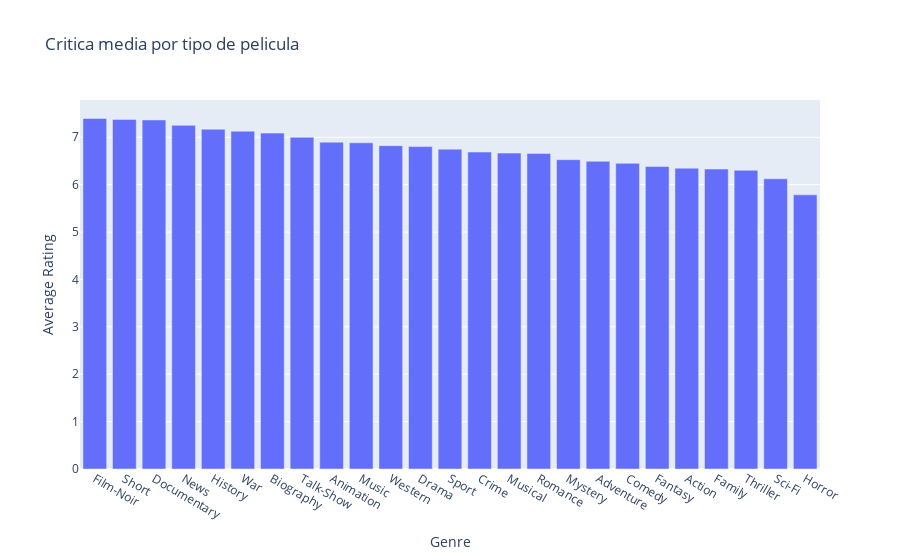

Write notebook code for a chart like this one.
### Code cell
# Create the bar chart
fig = px.bar(df_avg_rating_genre, x='Genre', y='Average Rating', title='Critica media por tipo de pelicula')

# Show the plot
fig.show()

### Figure 1 — Plotly figure (JSON) as saved in the notebook; plotly's stock layout.template omitted (floating-point values rounded to 4 significant figures)
{"data": [{"alignmentgroup": "True", "hovertemplate": "Genre=%{x}<br>Average Rating=%{y}<extra></extra>", "legendgroup": "", "marker": {"color": "#636efa", "pattern": {"shape": ""}}, "name": "", "offsetgroup": "", "orientation": "v", "showlegend": false, "textposition": "auto", "type": "bar", "x": ["Film-Noir", "Short", "Documentary", "News", "History", "War", "Biography", "Talk-Show", "Animation", "Music", "Western", "Drama", "Sport", "Crime", "Musical", "Romance", "Mystery", "Adventure", "Comedy", "Fantasy", "Action", "Family", "Thriller", "Sci-Fi", "Horror"], "xaxis": "x", "y": [7.397, 7.378, 7.366, 7.252, 7.17, 7.129, 7.088, 7, 6.897, 6.883, 6.824, 6.803, 6.749, 6.689, 6.666, 6.656, 6.527, 6.494, 6.45, 6.383, 6.347, 6.33, 6.304, 6.124, 5.785], "yaxis": "y"}], "layout": {"barmode": "relative", "legend": {"tracegroupgap": 0}, "title": {"text": "Critica media por tipo de pelicula"}, "xaxis": {"anchor": "y", "domain": [0, 1], "title": {"text": "Genre"}}, "yaxis": {"anchor": "x", "domain": [0, 1], "title": {"text": "Average Rating"}}}}
